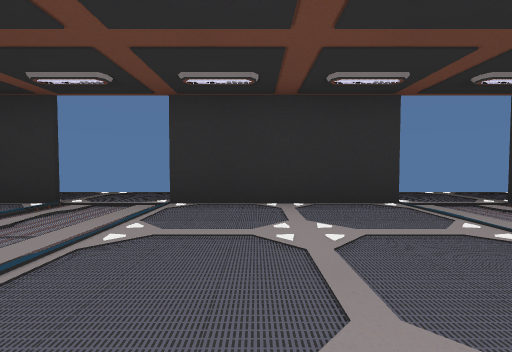
[1] (above)

20 first-person views from a walk through a Unity game level. The camera is 1.3 m above the floor, tilts 2° down and sees 90° across. The floor is counted in squares, 2 m on a side. Each view is taken from the middle of a square. On the plan, view 1 faces up. The plan holds only what a view shows up to about 9 squares ahead; the rest is blank. Door leaves are left out, so doorways stand open.

[2]
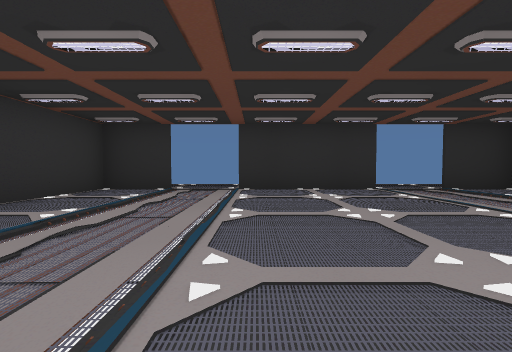

[3]
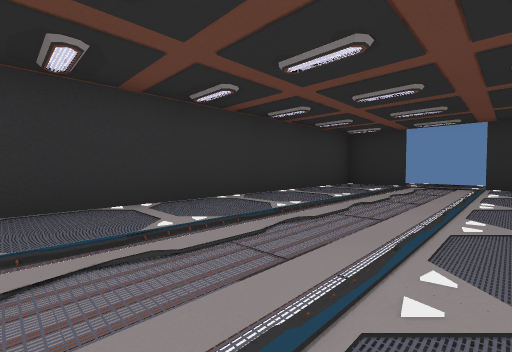

[4]
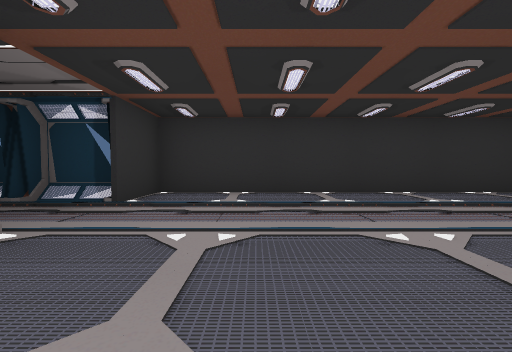

[5]
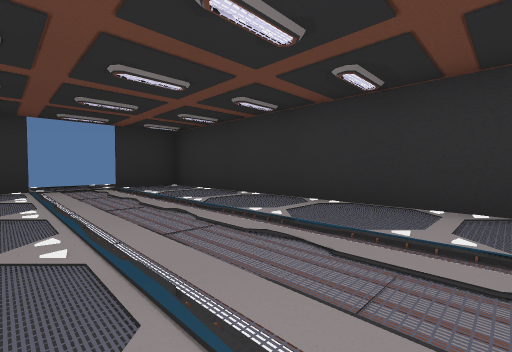

[6]
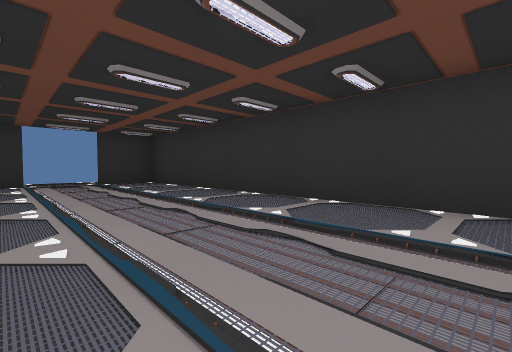

[7]
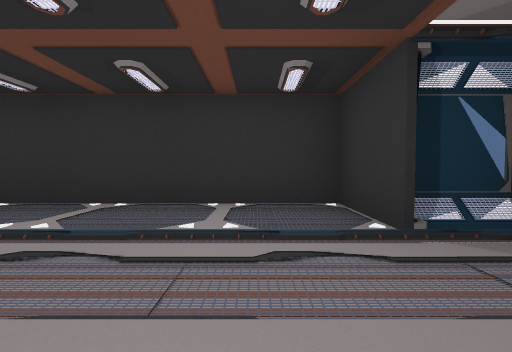

[8]
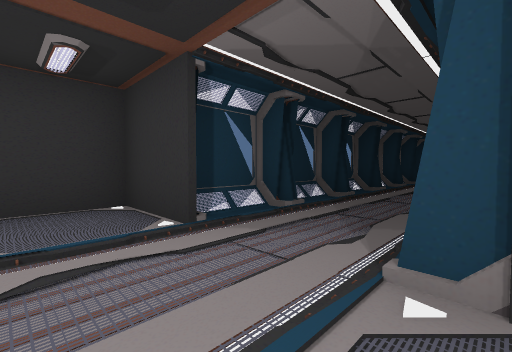

[9]
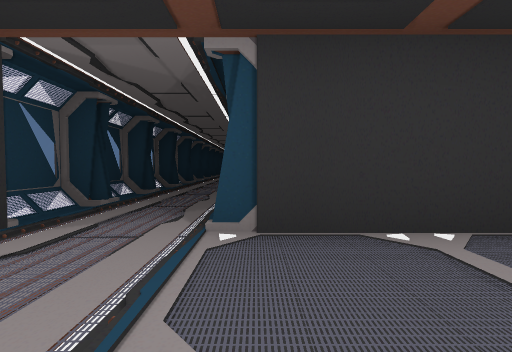

[10]
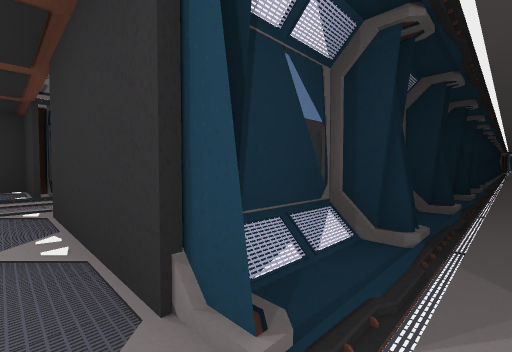

[11]
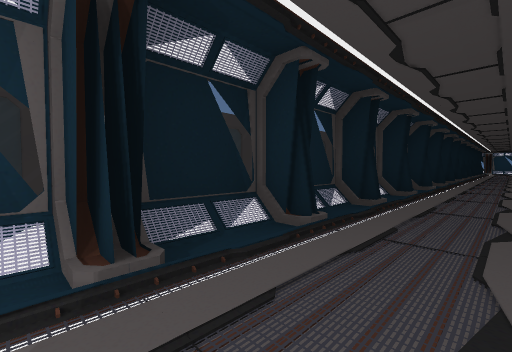

[12]
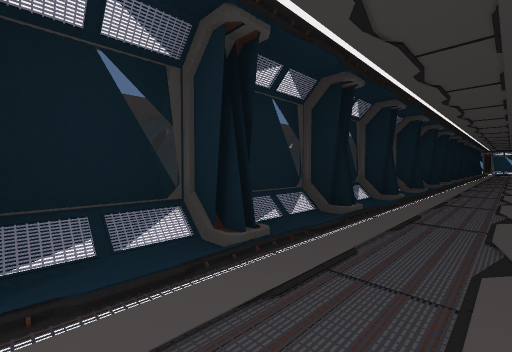

[13]
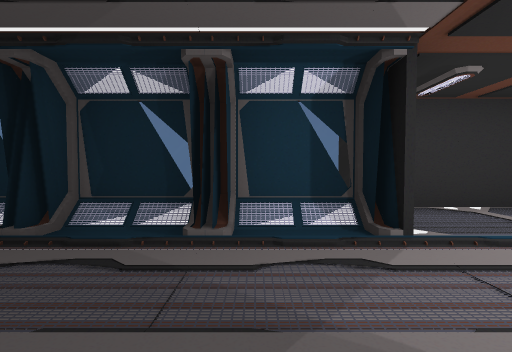

[14]
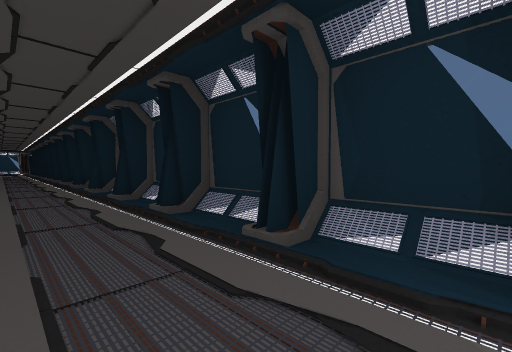

[15]
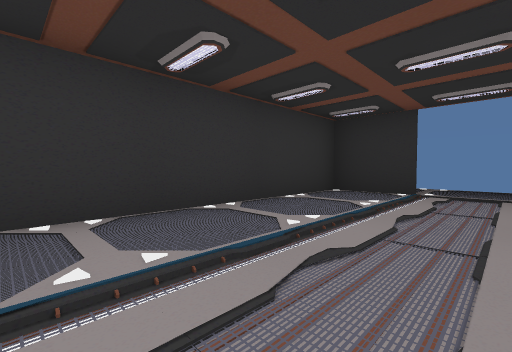

[16]
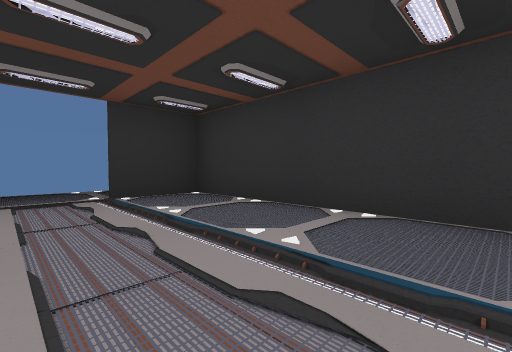

[17]
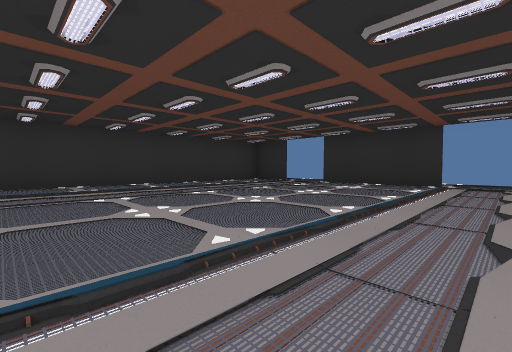

[18]
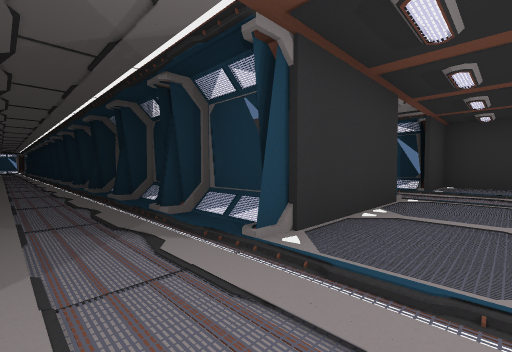

[19]
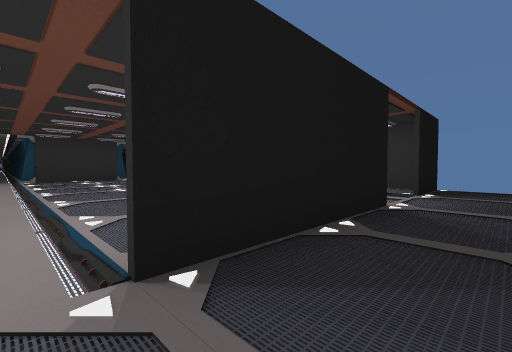

[20]
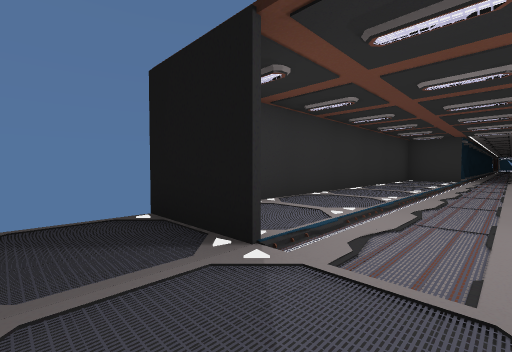

### Floor plan
Key: @ floor where view 1 was taken; # wall or solid block; . floor; / step, stairs or slope; D open door.
Columns run from 6 left of view 1 to 7 right of it. Each row starts with its distance up from view 1.
  6  ............
  5  ..DD....DD..
  4 ###DD####DD###
  3 #............#
  2 #............#
  1 #............#
  0 #.....@......#
 -1 #............#
 -2 #............#
 -3 #............#
 -4 #............#
 -5 #............#
 -6 #............#
 -7 #............#
 -8 ###..####..###
 -9  #/../##/../#
-10  ##..####..##
-11  #/../##/../#
-12  ##..####..##
-13  #/../# /../#
-14  ##..## #..##
-15  #/../# /../
-16  ##..## #..#
-17   /../  /..
-18   #..#
-19   /../
-20   #..#
-21    ..
-22    ..

Positions as (right, up) in squares from view 1, and headings:
1: (0, 0), facing up
2: (-1, -3), facing up
3: (-1, -5), facing up-left
4: (1, -5), facing left
5: (2, -4), facing up-right
6: (2, -6), facing up-right
7: (2, -6), facing right
8: (2, -6), facing down-right
9: (2, -5), facing down
10: (-2, -7), facing down-right
11: (-3, -9), facing down-right
12: (-3, -10), facing down-right
13: (-1, -9), facing left
14: (-2, -10), facing down-left
15: (-2, -2), facing up-left
16: (3, -1), facing up-right
17: (4, -5), facing up-left
18: (4, -6), facing down-left
19: (3, 6), facing down-left
20: (3, 6), facing down-right
